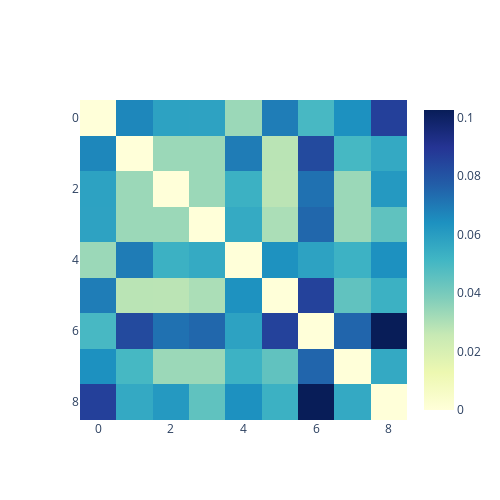

Here is the notebook cell this chart was saved with:
### Code cell
c = ClusteringSeq([smc.cluster_cons(cluster_id) for cluster_id in np.unique(smc.assignments)], revcomp=False)
c.calc_dist_mat()
c.plot_dist_mat(variable_scale=True)
